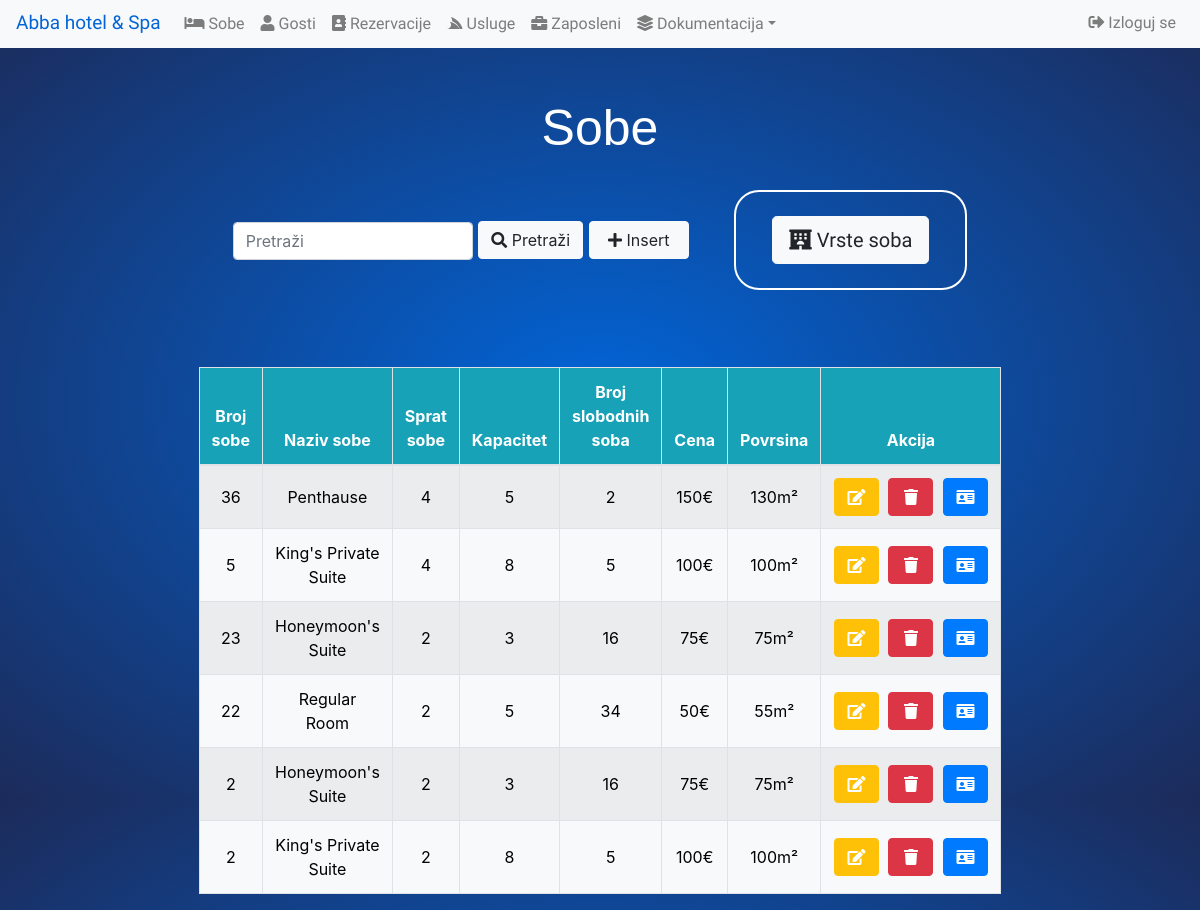
The app's page /sobe.php with its own data.
### tables this page shows
CREATE TABLE `sobe` (
  `sobe_id` int(255) NOT NULL,
  `broj_sobe` varchar(255) NOT NULL,
  `sprat_sobe` varchar(255) NOT NULL,
  `tip_sobe` varchar(255) NOT NULL
);

CREATE TABLE `sobatip` (
  `tipsobe_id` int(11) NOT NULL,
  `naziv_sobe` varchar(255) NOT NULL,
  `broj_gostiju` varchar(255) NOT NULL,
  `broj_soba` varchar(255) NOT NULL,
  `cena_sobe` float NOT NULL,
  `broj_slobodnih` varchar(255) NOT NULL,
  `povrsina` varchar(255) NOT NULL,
  `opis_sobe` varchar(255) NOT NULL
);

### sobe.php (the view, shortened to what this page needs)
<?php
include 'dbconnect.php';
?>
<!DOCTYPE html>
<html>
	<?php include 'navbar.php'; ?>
	<head>
	</head>
		<link rel="stylesheet" href="style.css">
		<link rel="stylesheet" href="bootstrap/css/bootstrap.min.css">
		<link href="https://cdnjs.cloudflare.com/ajax/libs/font-awesome/5.13.0/css/all.min.css" rel="stylesheet">
<body>
	<h2 class="display-3" style='display: none;'>Sobe</h2>
	<form class='usluge_search' style='display: none;'>
		<input type='text' name='search_bar' class='form-control' style='width: 20%; display: inline;' placeholder='Pretraži'>
		<button class="btn btn-light" type='button' name='submit_search' id='search' style='margin-bottom: 3px; min-width: 100px;'><i class="fas fa-search"></i> Pretraži</button>
		<button class="btn btn-light" type='button' name='Insert' id='insert' style='margin-bottom: 3px; min-width: 100px;' data-toggle="modal" data-target="#exampleModalCenter"><i class="fas fa-plus"></i> Insert</button>
		<div id='css_round' style='display: inline; margin-left: 40px;'>
			<a href='tipovi_sobe.php' class="btn btn-light btn-lg" style='margin-bottom: 3px; margin-left: auto; margin-right: auto;'><i class="fas fa-hotel"></i> Vrste soba</a>
		</div>
	</form>
	<div class="table-responsive">
		<table class="table table-bordered table-striped" id='tabela_zaposleni' style='display: none;'>
			<thead class="bg-info">
				<tr>
					<th scope="col">Broj sobe</th>
					<th scope="col">Naziv sobe</th>
					<th scope="col">Sprat sobe</th>
					<th scope="col">Kapacitet</th>
					<th scope="col">Broj slobodnih soba</th>
					<th scope="col">Cena</th>
					<th scope="col">Povrsina</th>
					<th scope="col" style="width: 130px">Akcija</th>
				</tr>
			</thead>
			<tbody id='tbody' class="bg-light">
<?php
			$sobe_upit = "SELECT sobatip.tipsobe_id, sobe.sobe_id, sobe.broj_sobe, sobe.sprat_sobe, sobatip.naziv_sobe, sobatip.broj_gostiju, sobatip.broj_slobodnih, sobatip.cena_sobe, sobatip.povrsina FROM sobe LEFT JOIN sobatip ON sobe.tip_sobe = sobatip.tipsobe_id";
			$results = $conn->query($sobe_upit);
			while ($red = $results->fetch_assoc()) {
?>
				<tr id="redbr<?=$red['sobe_id'];?>">
					<td style="vertical-align: middle;"><?=$red['broj_sobe']?></td>
					<td style="vertical-align: middle;"><?=$red['naziv_sobe']?></td>
					<td style="vertical-align: middle;"><?=$red['sprat_sobe']?></td>
					<td style="vertical-align: middle;"><?=$red['broj_gostiju']?></td>
					<td style="vertical-align: middle;"><?=$red['broj_slobodnih']?></td>
					<td style="vertical-align: middle;"><?=$red['cena_sobe'] . "€"?></td>
					<td style="vertical-align: middle;"><?=$red['povrsina'] . "m²"?></td>
					<td style='vertical-align: middle; min-width: 180px;'>
						<button class="btn btn-warning edit"  name='edit' id='edit' style='margin-right: 5px; width:45px; color: #fff' data-toggle="modal" data-target="#exampleModalCenter"
						data-0="<?=$red['sobe_id']?>"
						data-a="<?=$red['broj_sobe'];?>"
						data-b="<?=$red['sprat_sobe'];?>"
						data-c="<?=$red['tipsobe_id']?>">
						<i class="fas fa-edit"></i>
						</button>
						<button class="btn btn-danger delete" name='delete' id='delete' data-id="<?=$red['sobe_id']?>" style="margin-right: 5px; width: 45px;"><i class="fas fa-trash"></i></button>
						<button class="btn btn-primary proveraREZ" name="provera" style="width: 45px;" data-toggle="modal" data-target="#modalRez" data-id="<?=$red['sobe_id']?>" data-naziv="<?=$red['naziv_sobe']?>"><i class="fas fa-id-card"></i></button>
					</td>
				</tr>
<?php
			}
?>
			</tbody>
		</table>
	</div>
</body>
</html>

### navbar.php (shortened to what this page needs)
<!DOCTYPE html>
<html>
<head>
  </head>
  <link rel="stylesheet" href="bootstrap/css/bootstrap.min.css">
  <link href="style.css" rel="stylesheet">
	<link href="https://cdnjs.cloudflare.com/ajax/libs/font-awesome/5.13.0/css/all.min.css" rel="stylesheet">
<body>
	<nav class="navbar navbar-expand-lg sticky-top navbar-light bg-light">
		<div class="collapse navbar-collapse" id="navbarNav">
			<ul class="navbar-nav mr-auto">
				<a class="navbar-brand" href="dashboard.php" id="hotel">Abba hotel & Spa</a>
				<li class="nav-item">
					<a class="nav-link" href="sobe.php"><i class="fas fa-bed"></i>  Sobe<span class="sr-only">(current)</span></a>
				</li>
				<li class="nav-item">
					<a class="nav-link" href="guests.php"><i class="fas fa-user"></i>  Gosti<span class="sr-only">(current)</span></a>
				</li>
				<li class="nav-item">
					<a class="nav-link" href="rezervacije.php"><i class="fas fa-address-book"></i>  Rezervacije<span class="sr-only">(current)</span></a>
				</li>
				<li class="nav-item">
					<a class="nav-link" href="usluge.php"><i class="fab fa-servicestack"></i>  Usluge<span class="sr-only">(current)</span></a>
				</li>
				<li class="nav-item">
					<a class="nav-link" href="zaposleni.php"><i class="fas fa-briefcase"></i>  Zaposleni<span class="sr-only">(current)</span></a>
				</li>
				<li class="nav-item dropdown">
					<a class="nav-link dropdown-toggle" href="#" id='navbar_dropdown' role='button' data-toggle="dropdown" aria-haspopup="true" aria-expanded="false"><i class="fas fa-layer-group"></i>  Dokumentacija<span class="sr-only">(current)</span></a>
				</li>
			</ul>
			<ul class= "navbar-nav">
				<li class="nav-item" style="padding-bottom: 10px" href="logout.php">
					<a class="nav-link" href="logout.php"><i class="fas fa-sign-out-alt"></i>  Izloguj se<span class="sr-only">(current)</span></a>
				</li>
			</ul>
		</div>
	</nav>
</body>
</html>

### style.css (style rules this page uses)
body { font-family: 'Antic', sans-serif; }
#css_round { border-radius: 25px; border: 2px solid white; padding: 36px; width: 205px; height: 100px; }
.display-3 { font-family: 'Prompt', sans-serif; padding: 50px 0; text-align: center; font-size: 50px !important; }
.usluge_search { font-size: 20px; padding-bottom: 100px; text-align: center; }
.navbar { margin-top: 0 !important; padding-bottom: 0 !important; }
#tabela_zaposleni { width: 60%; margin-left:auto; margin-right:auto; font-size: 16px; text-align: center; vertical-align: middle; }

### navbar.php (style rules this page uses)
#hotel { font-family: 'Coiny', cursive; color: #0264d6; font-size: 19px; margin-bottom: 10px; }
a { font-family: 'Antic', sans-serif; font-family: 'Eczar', serif; font-size: 16px; }
.navbar { height: 6%; }

### sobe.php (style rules this page uses)
body { background: #0264d6; background: -moz-radial-gradient(center, ellipse cover, #0264d6 1%, #1c2b5a 100%); background: -webkit-gradient(radial, center center, 0px, center center, 100%, color-stop(1%,#0264d6), color-stop(100%,#1c2b5a)); background: -webkit-radial-gradient(center, ellipse cover, #0264d6 1%,#1c2b5a 100%); background: -o-radial-gradient(center, ellipse cover, #0264d6 1%,#1c2b5a 100%); background: -ms-radial-gradient(center, ellipse cover, #0264d6 1%,#1c2b5a 100%); background: radial-gradient(ellipse at center, #0264d6 1%,#1c2b5a 100%); filter: progid:DXImageTransform.Microsoft.gradient( startColorstr='#0264d6', endColorstr='#1c2b5a',GradientType=1); height:calc(100vh); width:100%; }
.display-3 { color: white; }
tbody { color: #000; }
thead { color: #fff; }

### records on screen
sobe: broj_sobe "36", sobatip.naziv_sobe "Penthause", sprat_sobe "4", sobatip.broj_gostiju "5", sobatip.broj_slobodnih "2", sobatip.cena_sobe "150", sobatip.povrsina "130"
sobe: broj_sobe "5", sobatip.naziv_sobe "King's Private Suite", sprat_sobe "4", sobatip.broj_gostiju "8", sobatip.broj_slobodnih "5", sobatip.cena_sobe "100", sobatip.povrsina "100"
sobe: broj_sobe "23", sobatip.naziv_sobe "Honeymoon's Suite", sprat_sobe "2", sobatip.broj_gostiju "3", sobatip.broj_slobodnih "16", sobatip.cena_sobe "75", sobatip.povrsina "75"
sobe: broj_sobe "22", sobatip.naziv_sobe "Regular Room", sprat_sobe "2", sobatip.broj_gostiju "5", sobatip.broj_slobodnih "34", sobatip.cena_sobe "50", sobatip.povrsina "55"
sobe: broj_sobe "2", sobatip.naziv_sobe "Honeymoon's Suite", sprat_sobe "2", sobatip.broj_gostiju "3", sobatip.broj_slobodnih "16", sobatip.cena_sobe "75", sobatip.povrsina "75"
sobe: broj_sobe "2", sobatip.naziv_sobe "King's Private Suite", sprat_sobe "2", sobatip.broj_gostiju "8", sobatip.broj_slobodnih "5", sobatip.cena_sobe "100", sobatip.povrsina "100"
